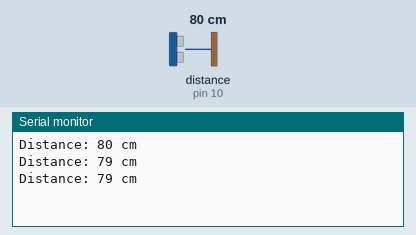
Bench run of a sketch on a simulated Arduino Uno, built with avr-gcc and run on an emulated ATmega328P. On the bench: the last lines printed to the serial monitor. Wiring (inferred from the names in the program): ultrasonic range finder: trigger pin 9; echo pin 10. The test bench sets the inputs (shaded band); at power-on: distance to the obstacle (sensor on pin 10) 80 cm. The echo pulse lasts 58.3 µs per cm.

Above: at 1.3 s.
1.4 s: distance to the obstacle (sensor on pin 10) set to 12 cm
At 1.9 s:
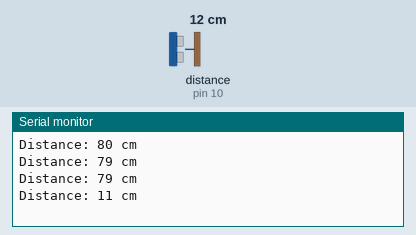
2.9 s: distance to the obstacle (sensor on pin 10) set to 9 cm
At 3.34 s:
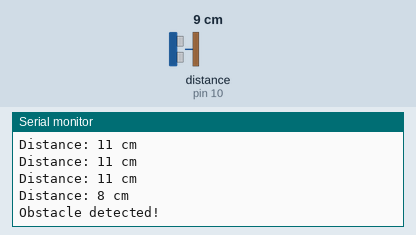
Timing chart, 0 to 5.9 s (numbered marks = the images above; inputs shaded):
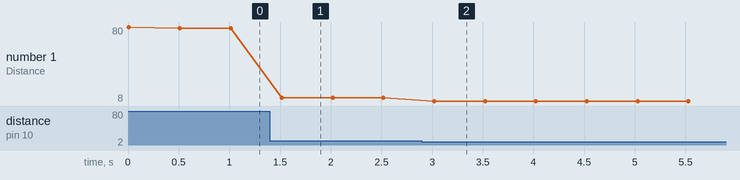

Measured:
- the behaviour switches between 11 and 10 cm on distance to the obstacle (sensor on pin 10) (found by bisection; images 1 and 2)
- after the input at 1.4 s, the serial monitor: prints a new line after 0.12 s (image 1)
- after the input at 2.9 s, the serial monitor: prints a new line after 0.12 s (image 2)
- plotted number 1: 79 → 11 after the input at 1.4 s, 11 → 8 after the input at 2.9 s

The sketch:

Arduino_Code.ino
```cpp
// Define pins for the ultrasonic sensor
const int trigPin = 9;  // Pin connected to the Trig pin on the sensor
const int echoPin = 10; // Pin connected to the Echo pin on the sensor

void setup() {
  Serial.begin(9600);  // Initialize serial communication at 9600 baud rate
  pinMode(trigPin, OUTPUT);  // Set the Trig pin as an OUTPUT
  pinMode(echoPin, INPUT);   // Set the Echo pin as an INPUT
}

void loop() {
  long duration;
  int distance;

  // Clear the Trig pin
  digitalWrite(trigPin, LOW);
  delayMicroseconds(2);

  // Set the Trig pin high for 10 microseconds to start the measurement
  digitalWrite(trigPin, HIGH);
  delayMicroseconds(10);
  digitalWrite(trigPin, LOW);

  // Read the Echo pin, and measure the time it takes for the pulse to return
  duration = pulseIn(echoPin, HIGH);

  // Calculate the distance in cm (duration / 2 because the pulse travels to the obstacle and back)
  distance = duration * 0.0344 / 2;

  // Print the distance to the Serial Monitor
  Serial.print("Distance: ");
  Serial.print(distance);
  Serial.println(" cm");

  // Check if an obstacle is detected (optional, set threshold distance as needed)
  if (distance < 10) {
    Serial.println("Obstacle detected!");
  }

  // Wait for a short time before taking another measurement
  delay(500);
}
```
